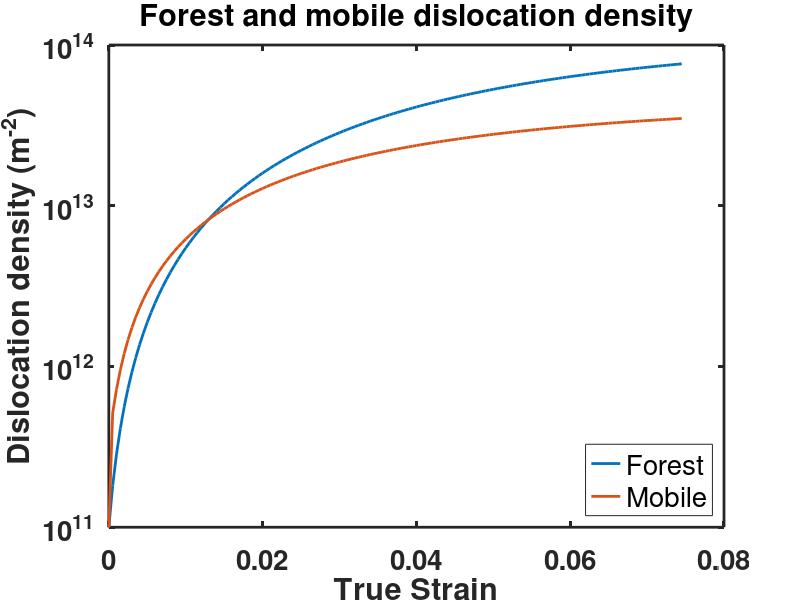
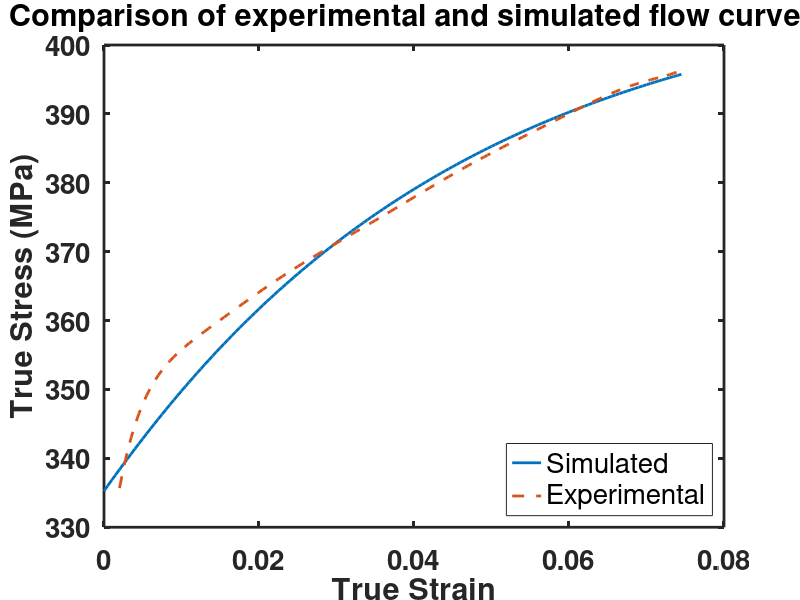

MATLAB code to generate these figures, in order:
%LOCAL STRAIN HARDENING AND NONUNIFORMITY
%OF PLASTIC DEFORMATION 

clc;
clear;

data = load('example_1.txt');
exp_strain = data(:,1);
exp_stress = data(:,2);

%Input Material parameters
%Al
b=2.86E-10; %Burgers vector
b2=b^2;
G=27000;    %Shear modulus
orientationfactor=3.1;      %Taylor factor
alpha=0.3;

%Specify the total plastic strain till which simulations should be
%performed

total_plastic_strain=0.0745;

%define the strain increment for performing the simulations
h=0.0005; %a small value should always be used for accurate numerical integartion to be performed later

%Calculate the total number of steps in the calculation
total_steps=total_plastic_strain/h;

%Intialize variables for storing the output variables such as dislocation
%density and flow stress

Rho=zeros(1,(total_steps+1)); %initialize dislocation density
stress=zeros(1,(total_steps+1));%initialize flow stress
strain=zeros(1,(total_steps+1)); %intialize strain
Rhom=zeros(1,(total_steps+1));   %intialize mobile dislocation density

%set initial counter
dynamic=1;

%Give an intial guess of C1 , C2,C3, C4 intial dislocation density and yield
%strength
C1=5.5E-5;
C2=5;
C3=0.04;
C4=15;

 Rho(dynamic)=1E11;                   %intial forest dislocation density
 Rhom(dynamic)=1E11;                  %intial mobile dislocation density
 yield=333;                           %yield stength of the material
 stress(dynamic)=yield+orientationfactor*alpha*G*b*sqrt(Rho(dynamic));
 
 while dynamic <=total_steps
     
     y1=orientationfactor*(((C1/b2)*( Rho(dynamic)/Rhom(dynamic)))-(C2*Rhom(dynamic))-((C3/b)*sqrt(Rho(dynamic))))*h;
     y2=orientationfactor*(((C1/b2)*( Rho(dynamic)/(Rhom(dynamic)+0.5*y1)))-(C2*(Rhom(dynamic)+0.5*y1))-((C3/b)*sqrt(Rho(dynamic))))*h;
     y3=orientationfactor*(((C1/b2)*( Rho(dynamic)/(Rhom(dynamic)+0.5*y2)))-(C2*(Rhom(dynamic)+0.5*y2))-((C3/b)*sqrt(Rho(dynamic))))*h;
     y4=orientationfactor*(((C1/b2)*( Rho(dynamic)/(Rhom(dynamic)+y3)))-(C2*(Rhom(dynamic)+y3))-((C3/b)*sqrt(Rho(dynamic))))*h;
     
      Rhom(dynamic+1)= Rhom(dynamic)+((y1+2*y2+2*y3+y4)/6);
     
      z1=orientationfactor*((C3/b)*(sqrt(Rho(dynamic)))-(C4*Rho(dynamic))+(C2*Rhom(dynamic+1)))*h;
      z2=orientationfactor*((C3/b)*(sqrt(Rho(dynamic)+0.5*z1))-(C4*(Rho(dynamic)+0.5*z1))+(C2*Rhom(dynamic+1)))*h;
      z3=orientationfactor*((C3/b)*(sqrt(Rho(dynamic)+0.5*z2))-(C4*(Rho(dynamic)+0.5*z2))+(C2*Rhom(dynamic+1)))*h;
      z4=orientationfactor*((C3/b)*(sqrt(Rho(dynamic)+z3))-(C4*(Rho(dynamic)+z3))+(C2*Rhom(dynamic+1)))*h;
      
       Rho(dynamic+1)= Rho(dynamic)+((z1+2*z2+2*z3+z4)/6);
       strain(dynamic+1)=strain(dynamic)+h;
       stress(dynamic+1)=yield+orientationfactor*alpha*G*b*sqrt(Rho(dynamic+1)); 
       dynamic=dynamic+1;
 end
 
 %plot forest and mobile dislocation density with plastic strain
plot(strain,Rho,'linewidth',2)
hold on
plot(strain,Rhom,'linewidth',2)
title('Forest and mobile dislocation density')
xlabel('True Strain')
ylabel('Dislocation density (m^-^2)')
set(gca, 'YScale', 'log')
set(gca,'FontSize',20,'fontweight','bold')
set(gcf,'color','w');
set(gca,'linewidth',2);
legend('Forest','Mobile','Location','Southeast','Orientation','vertical','fontsize',20);
figure ()

%compare simulated flow stress with plastic strain with experimental flow
%stress data
plot(strain,stress,'linewidth',2) %simulated
hold on
plot(exp_strain,exp_stress,'linewidth',2,'LineStyle','--') %experimental
title('Comparison of experimental and simulated flow curves')
xlabel('True Strain')
ylabel('True Stress (MPa)')
set(gca,'FontSize',20,'fontweight','bold')
set(gcf,'color','w');
set(gca,'linewidth',2);
legend('Simulated','Experimental','Location','Southeast','Orientation','vertical','fontsize',20);


